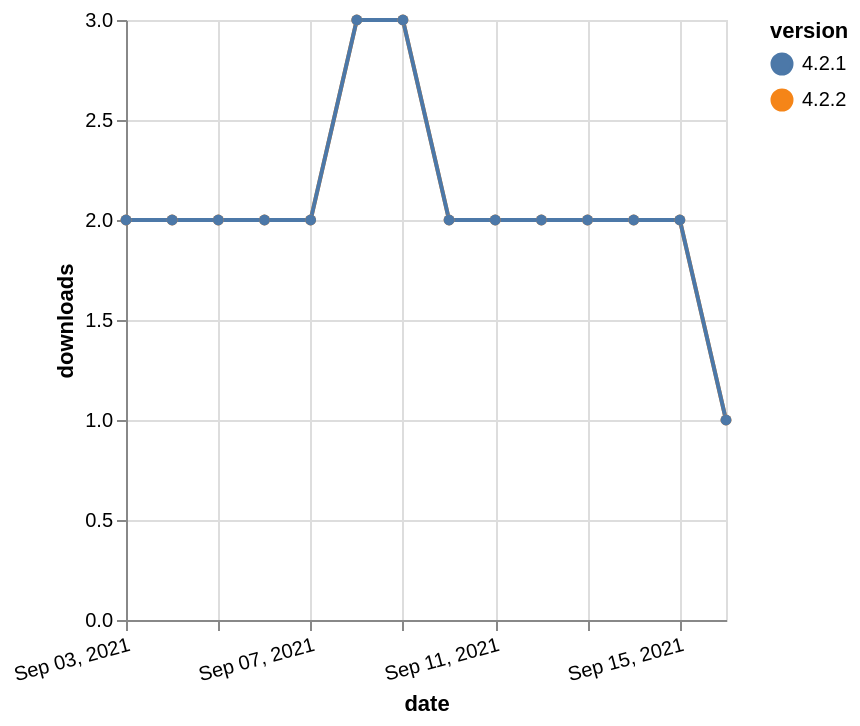

Write the Vega-Lite specification saved for this chart.
### Vega-Lite specification from a JSON file in a GitHub repository (floating-point values rounded to 4 significant figures)
{"$schema": "https://vega.github.io/schema/vega-lite/v5.json", "description": "A simple bar chart with embedded data.", "data": {"values": [{"date": "2021-09-03", "total": 2751, "delta": 2, "version": "4.2.2"}, {"date": "2021-09-04", "total": 2753, "delta": 2, "version": "4.2.2"}, {"date": "2021-09-05", "total": 2755, "delta": 2, "version": "4.2.2"}, {"date": "2021-09-06", "total": 2757, "delta": 2, "version": "4.2.2"}, {"date": "2021-09-07", "total": 2759, "delta": 2, "version": "4.2.2"}, {"date": "2021-09-08", "total": 2762, "delta": 3, "version": "4.2.2"}, {"date": "2021-09-09", "total": 2765, "delta": 3, "version": "4.2.2"}, {"date": "2021-09-10", "total": 2767, "delta": 2, "version": "4.2.2"}, {"date": "2021-09-11", "total": 2769, "delta": 2, "version": "4.2.2"}, {"date": "2021-09-12", "total": 2771, "delta": 2, "version": "4.2.2"}, {"date": "2021-09-13", "total": 2773, "delta": 2, "version": "4.2.2"}, {"date": "2021-09-14", "total": 2775, "delta": 2, "version": "4.2.2"}, {"date": "2021-09-15", "total": 2777, "delta": 2, "version": "4.2.2"}, {"date": "2021-09-16", "total": 2778, "delta": 1, "version": "4.2.2"}, {"date": "2021-09-03", "total": 2864, "delta": 2, "version": "4.2.1"}, {"date": "2021-09-04", "total": 2866, "delta": 2, "version": "4.2.1"}, {"date": "2021-09-05", "total": 2868, "delta": 2, "version": "4.2.1"}, {"date": "2021-09-06", "total": 2870, "delta": 2, "version": "4.2.1"}, {"date": "2021-09-07", "total": 2872, "delta": 2, "version": "4.2.1"}, {"date": "2021-09-08", "total": 2875, "delta": 3, "version": "4.2.1"}, {"date": "2021-09-09", "total": 2878, "delta": 3, "version": "4.2.1"}, {"date": "2021-09-10", "total": 2880, "delta": 2, "version": "4.2.1"}, {"date": "2021-09-11", "total": 2882, "delta": 2, "version": "4.2.1"}, {"date": "2021-09-12", "total": 2884, "delta": 2, "version": "4.2.1"}, {"date": "2021-09-13", "total": 2886, "delta": 2, "version": "4.2.1"}, {"date": "2021-09-14", "total": 2888, "delta": 2, "version": "4.2.1"}, {"date": "2021-09-15", "total": 2890, "delta": 2, "version": "4.2.1"}, {"date": "2021-09-16", "total": 2891, "delta": 1, "version": "4.2.1"}]}, "width": "container", "mark": {"type": "line", "point": {"filled": true}}, "encoding": {"x": {"field": "date", "type": "temporal", "timeUnit": "yearmonthdate", "title": "date", "axis": {"labelAngle": -15}}, "y": {"field": "delta", "type": "quantitative", "title": "downloads"}, "color": {"field": "version", "type": "nominal"}, "tooltip": {"field": "delta"}}}
